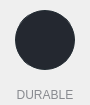
               <widget class="QFrame" name="frm_2_drbl_outr">
                <property name="sizePolicy">
                 <sizepolicy hsizetype="Fixed" vsizetype="Fixed">
                  <horstretch>0</horstretch>
                  <verstretch>0</verstretch>
                 </sizepolicy>
                </property>
                <property name="minimumSize">
                 <size>
                  <width>90</width>
                  <height>105</height>
                 </size>
                </property>
                <property name="maximumSize">
                 <size>
                  <width>90</width>
                  <height>105</height>
                 </size>
                </property>
                <property name="frameShape">
                 <enum>QFrame::Box</enum>
                </property>
                <property name="frameShadow">
                 <enum>QFrame::Plain</enum>
                </property>
                <property name="lineWidth">
                 <number>0</number>
                </property>
                <layout class="QVBoxLayout" name="verticalLayout_13">
                 <property name="spacing">
                  <number>0</number>
                 </property>
                 <property name="leftMargin">
                  <number>0</number>
                 </property>
                 <property name="topMargin">
                  <number>10</number>
                 </property>
                 <property name="rightMargin">
                  <number>0</number>
                 </property>
                 <property name="bottomMargin">
                  <number>0</number>
                 </property>
                 <item>
                  <widget class="QFrame" name="frm_2_drbl_innr">
                   <property name="sizePolicy">
                    <sizepolicy hsizetype="Fixed" vsizetype="Fixed">
                     <horstretch>0</horstretch>
                     <verstretch>0</verstretch>
                    </sizepolicy>
                   </property>
                   <property name="minimumSize">
                    <size>
                     <width>90</width>
                     <height>95</height>
                    </size>
                   </property>
                   <property name="maximumSize">
                    <size>
                     <width>90</width>
                     <height>95</height>
                    </size>
                   </property>
                   <property name="frameShape">
                    <enum>QFrame::NoFrame</enum>
                   </property>
                   <property name="frameShadow">
                    <enum>QFrame::Plain</enum>
                   </property>
                   <property name="lineWidth">
                    <number>0</number>
                   </property>
                   <layout class="QGridLayout" name="gridLayout_30">
                    <property name="leftMargin">
                     <number>0</number>
                    </property>
                    <property name="topMargin">
                     <number>0</number>
                    </property>
                    <property name="rightMargin">
                     <number>0</number>
                    </property>
                    <property name="bottomMargin">
                     <number>0</number>
                    </property>
                    <property name="horizontalSpacing">
                     <number>0</number>
                    </property>
                    <property name="verticalSpacing">
                     <number>15</number>
                    </property>
                    <item row="0" column="0">
                     <spacer name="horizontalSpacer_31">
                      <property name="orientation">
                       <enum>Qt::Horizontal</enum>
                      </property>
                      <property name="sizeType">
                       <enum>QSizePolicy::Expanding</enum>
                      </property>
                      <property name="sizeHint" stdset="0">
                       <size>
                        <width>0</width>
                        <height>20</height>
                       </size>
                      </property>
                     </spacer>
                    </item>
                    <item row="0" column="1">
                     <widget class="QLabel" name="lbl_drbl_img">
                      <property name="minimumSize">
                       <size>
                        <width>60</width>
                        <height>60</height>
                       </size>
                      </property>
                      <property name="maximumSize">
                       <size>
                        <width>60</width>
                        <height>60</height>
                       </size>
                      </property>
                      <property name="styleSheet">
                       <string notr="true">QLabel {
	background-image: url(:/images/icons/home/icon_durable.png);
	background-position: center center;
    background-repeat: no-repeat;
	background-color: #242830;
	border-color: #232c33;
	border-style: solid;
	border-width: 1px;
	border-radius: 30px;
}
QLabel:hover {
	background-color: #00e39b;
	border-color: #00e39b;
}</string>
                      </property>
                      <property name="text">
                       <string notr="true"/>
                      </property>
                     </widget>
                    </item>
                    <item row="0" column="2">
                     <spacer name="horizontalSpacer_32">
                      <property name="orientation">
                       <enum>Qt::Horizontal</enum>
                      </property>
                      <property name="sizeType">
                       <enum>QSizePolicy::Expanding</enum>
                      </property>
                      <property name="sizeHint" stdset="0">
                       <size>
                        <width>0</width>
                        <height>20</height>
                       </size>
                      </property>
                     </spacer>
                    </item>
                    <item row="1" column="0" colspan="3">
                     <widget class="QLabel" name="lbl_drbl_txt">
                      <property name="minimumSize">
                       <size>
                        <width>0</width>
                        <height>20</height>
                       </size>
                      </property>
                      <property name="maximumSize">
                       <size>
                        <width>16777215</width>
                        <height>20</height>
                       </size>
                      </property>
                      <property name="font">
                       <font>
                        <family>Tahoma</family>
                        <pointsize>9</pointsize>
                        <stylestrategy>PreferAntialias</stylestrategy>
                       </font>
                      </property>
                      <property name="styleSheet">
                       <string notr="true">color: #888a8f;</string>
                      </property>
                      <property name="text">
                       <string>DURABLE</string>
                      </property>
                      <property name="alignment">
                       <set>Qt::AlignCenter</set>
                      </property>
                     </widget>
                    </item>
                   </layout>
                  </widget>
                 </item>
                </layout>
               </widget>
